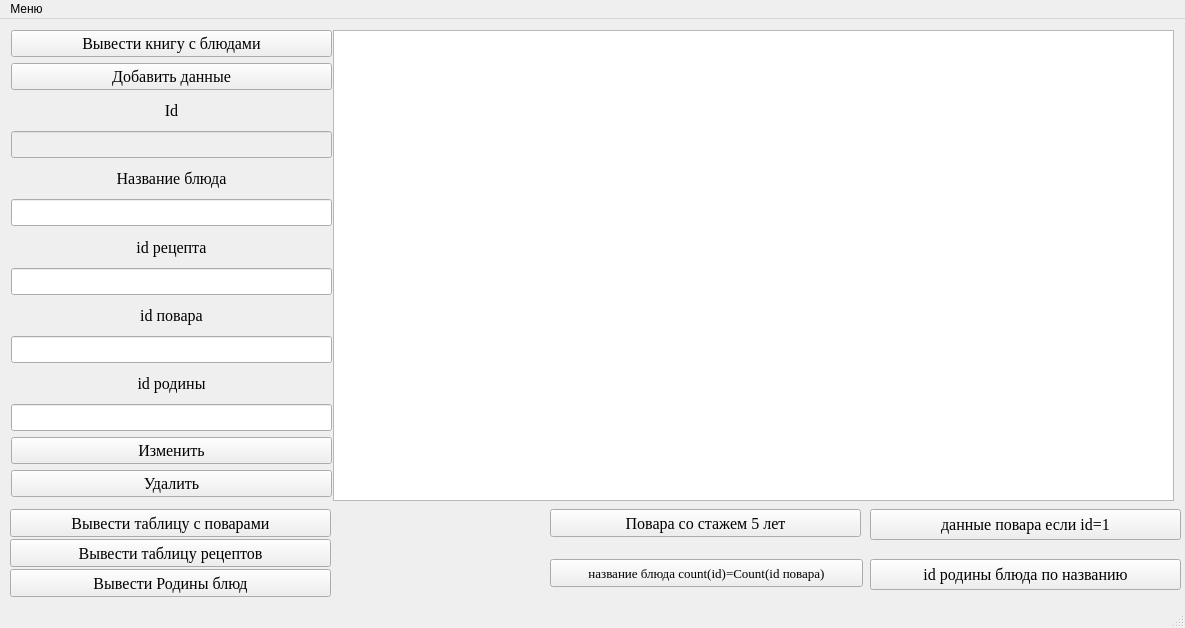
<?xml version="1.0" encoding="UTF-8"?>
<ui version="4.0">
 <class>MainWindow</class>
 <widget class="QMainWindow" name="MainWindow">
  <property name="geometry">
   <rect>
    <x>0</x>
    <y>0</y>
    <width>1185</width>
    <height>628</height>
   </rect>
  </property>
  <property name="windowTitle">
   <string>MainWindow</string>
  </property>
  <widget class="QWidget" name="centralwidget">
   <widget class="QTableView" name="tableView">
    <property name="geometry">
     <rect>
      <x>333</x>
      <y>11</y>
      <width>841</width>
      <height>471</height>
     </rect>
    </property>
   </widget>
   <widget class="QWidget" name="layoutWidget">
    <property name="geometry">
     <rect>
      <x>11</x>
      <y>11</y>
      <width>321</width>
      <height>467</height>
     </rect>
    </property>
    <layout class="QGridLayout" name="gridLayout">
     <item row="0" column="0">
      <widget class="QPushButton" name="pushButton">
       <property name="font">
        <font>
         <family>Times New Roman</family>
         <pointsize>12</pointsize>
        </font>
       </property>
       <property name="text">
        <string>Вывести книгу с блюдами</string>
       </property>
      </widget>
     </item>
     <item row="1" column="0">
      <widget class="QPushButton" name="pushButton_2">
       <property name="font">
        <font>
         <family>Times New Roman</family>
         <pointsize>12</pointsize>
        </font>
       </property>
       <property name="text">
        <string>Добавить данные</string>
       </property>
      </widget>
     </item>
     <item row="2" column="0">
      <widget class="QLabel" name="label">
       <property name="font">
        <font>
         <family>Times New Roman</family>
         <pointsize>12</pointsize>
        </font>
       </property>
       <property name="text">
        <string>Id</string>
       </property>
       <property name="alignment">
        <set>Qt::AlignCenter</set>
       </property>
      </widget>
     </item>
     <item row="3" column="0">
      <widget class="QLineEdit" name="lineEdit">
       <property name="enabled">
        <bool>false</bool>
       </property>
       <property name="font">
        <font>
         <family>Times New Roman</family>
         <pointsize>12</pointsize>
        </font>
       </property>
       <property name="alignment">
        <set>Qt::AlignCenter</set>
       </property>
      </widget>
     </item>
     <item row="4" column="0">
      <widget class="QLabel" name="label_2">
       <property name="font">
        <font>
         <family>Times New Roman</family>
         <pointsize>12</pointsize>
        </font>
       </property>
       <property name="text">
        <string>Название блюда</string>
       </property>
       <property name="alignment">
        <set>Qt::AlignCenter</set>
       </property>
      </widget>
     </item>
     <item row="5" column="0">
      <widget class="QLineEdit" name="lineEdit_2">
       <property name="font">
        <font>
         <family>Times New Roman</family>
         <pointsize>12</pointsize>
        </font>
       </property>
       <property name="alignment">
        <set>Qt::AlignCenter</set>
       </property>
      </widget>
     </item>
     <item row="6" column="0">
      <widget class="QLabel" name="label_3">
       <property name="font">
        <font>
         <family>Times New Roman</family>
         <pointsize>12</pointsize>
        </font>
       </property>
       <property name="text">
        <string>id рецепта</string>
       </property>
       <property name="alignment">
        <set>Qt::AlignCenter</set>
       </property>
      </widget>
     </item>
     <item row="7" column="0">
      <widget class="QLineEdit" name="lineEdit_3">
       <property name="font">
        <font>
         <family>Times New Roman</family>
         <pointsize>12</pointsize>
        </font>
       </property>
       <property name="alignment">
        <set>Qt::AlignCenter</set>
       </property>
      </widget>
     </item>
     <item row="8" column="0">
      <widget class="QLabel" name="label_4">
       <property name="font">
        <font>
         <family>Times New Roman</family>
         <pointsize>12</pointsize>
        </font>
       </property>
       <property name="text">
        <string>id повара</string>
       </property>
       <property name="alignment">
        <set>Qt::AlignCenter</set>
       </property>
      </widget>
     </item>
     <item row="9" column="0">
      <widget class="QLineEdit" name="lineEdit_4">
       <property name="font">
        <font>
         <family>Times New Roman</family>
         <pointsize>12</pointsize>
        </font>
       </property>
       <property name="alignment">
        <set>Qt::AlignCenter</set>
       </property>
      </widget>
     </item>
     <item row="10" column="0">
      <widget class="QLabel" name="label_5">
       <property name="font">
        <font>
         <family>Times New Roman</family>
         <pointsize>12</pointsize>
        </font>
       </property>
       <property name="text">
        <string>id родины</string>
       </property>
       <property name="alignment">
        <set>Qt::AlignCenter</set>
       </property>
      </widget>
     </item>
     <item row="11" column="0">
      <widget class="QLineEdit" name="lineEdit_5">
       <property name="font">
        <font>
         <family>Times New Roman</family>
         <pointsize>12</pointsize>
        </font>
       </property>
       <property name="alignment">
        <set>Qt::AlignCenter</set>
       </property>
      </widget>
     </item>
     <item row="12" column="0">
      <widget class="QPushButton" name="pushButton_3">
       <property name="font">
        <font>
         <family>Times New Roman</family>
         <pointsize>12</pointsize>
        </font>
       </property>
       <property name="text">
        <string>Изменить</string>
       </property>
      </widget>
     </item>
     <item row="13" column="0">
      <widget class="QPushButton" name="pushButton_4">
       <property name="font">
        <font>
         <family>Times New Roman</family>
         <pointsize>12</pointsize>
        </font>
       </property>
       <property name="text">
        <string>Удалить</string>
       </property>
      </widget>
     </item>
    </layout>
   </widget>
   <widget class="QPushButton" name="pushButton_5">
    <property name="geometry">
     <rect>
      <x>870</x>
      <y>490</y>
      <width>311</width>
      <height>31</height>
     </rect>
    </property>
    <property name="font">
     <font>
      <family>Times New Roman</family>
      <pointsize>12</pointsize>
     </font>
    </property>
    <property name="text">
     <string>данные повара если id=1</string>
    </property>
   </widget>
   <widget class="QPushButton" name="pushButton_6">
    <property name="geometry">
     <rect>
      <x>870</x>
      <y>540</y>
      <width>311</width>
      <height>31</height>
     </rect>
    </property>
    <property name="font">
     <font>
      <family>Times New Roman</family>
      <pointsize>12</pointsize>
     </font>
    </property>
    <property name="text">
     <string>id родины блюда по названию</string>
    </property>
   </widget>
   <widget class="QPushButton" name="pushButton_7">
    <property name="geometry">
     <rect>
      <x>550</x>
      <y>540</y>
      <width>313</width>
      <height>28</height>
     </rect>
    </property>
    <property name="font">
     <font>
      <family>Times New Roman</family>
      <pointsize>10</pointsize>
     </font>
    </property>
    <property name="text">
     <string>название блюда count(id)=Count(id повара)</string>
    </property>
   </widget>
   <widget class="QPushButton" name="pushButton_8">
    <property name="geometry">
     <rect>
      <x>550</x>
      <y>490</y>
      <width>311</width>
      <height>28</height>
     </rect>
    </property>
    <property name="font">
     <font>
      <family>Times New Roman</family>
      <pointsize>12</pointsize>
     </font>
    </property>
    <property name="text">
     <string>Повара со стажем 5 лет</string>
    </property>
   </widget>
   <widget class="QPushButton" name="pushButton_9">
    <property name="geometry">
     <rect>
      <x>10</x>
      <y>490</y>
      <width>321</width>
      <height>28</height>
     </rect>
    </property>
    <property name="font">
     <font>
      <family>Times New Roman</family>
      <pointsize>12</pointsize>
     </font>
    </property>
    <property name="text">
     <string>Вывести таблицу с поварами</string>
    </property>
   </widget>
   <widget class="QPushButton" name="pushButton_10">
    <property name="geometry">
     <rect>
      <x>10</x>
      <y>520</y>
      <width>321</width>
      <height>28</height>
     </rect>
    </property>
    <property name="font">
     <font>
      <family>Times New Roman</family>
      <pointsize>12</pointsize>
     </font>
    </property>
    <property name="text">
     <string>Вывести таблицу рецептов</string>
    </property>
   </widget>
   <widget class="QPushButton" name="pushButton_11">
    <property name="geometry">
     <rect>
      <x>10</x>
      <y>550</y>
      <width>321</width>
      <height>28</height>
     </rect>
    </property>
    <property name="font">
     <font>
      <family>Times New Roman</family>
      <pointsize>12</pointsize>
     </font>
    </property>
    <property name="text">
     <string>Вывести Родины блюд</string>
    </property>
   </widget>
  </widget>
  <widget class="QMenuBar" name="menubar">
   <property name="geometry">
    <rect>
     <x>0</x>
     <y>0</y>
     <width>1185</width>
     <height>26</height>
    </rect>
   </property>
   <widget class="QMenu" name="menu">
    <property name="title">
     <string>Меню</string>
    </property>
    <addaction name="action"/>
   </widget>
   <addaction name="menu"/>
  </widget>
  <widget class="QStatusBar" name="statusbar"/>
  <action name="action">
   <property name="text">
    <string>Соединение с бд</string>
   </property>
  </action>
 </widget>
 <resources/>
 <connections/>
</ui>
